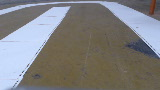
#> input picture self_driving/data_manipulation/data_test/pictures_for_test/toy_data/0.png, 160 x 90 px
$ python -i image_manipulation.py   (imports and definitions only)
#> lines starting #> are read from the running program, lines starting #| are printed output that depends on the picture; after the words box and inside, x2 and y2 are one past the last pixel; in counts of white or black regions, pixels touching at a corner belong together
#> further down, picture is the input picture: shape (90, 160, 3); mean B, G, R 127.8, 127.1, 127.4
'''
Useful functions for data augmentation of images
'''

import cv2
import numpy as np
from PIL import Image


def grayscale_image(input_image):
    """
    Convert input_image to grayscale

    :param input_image: image
    :type input_image: numpy.ndarray
    :return: image in grayscale
    :rtype: numpy.ndarray
    """
    return cv2.cvtColor(input_image, cv2.COLOR_BGR2GRAY)
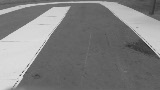
#> returned value: shape (90, 160); min 45, max 223, mean 127.3


def binarize_image(input_image, threshold_value=177):
    """
    Convert input_image to binary representation

    :param input_image: image
    :type input_image: numpy.ndarray
    :param threshold_value: value to be used as a
                          threshold
    :type threshold_value: int
    :return: image in binary form
    :rtype: numpy.ndarray
    """
    gray_image = grayscale_image(input_image)
    bin_image = cv2.GaussianBlur(gray_image, (5, 5), 0)
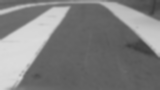
#> bin_image: shape (90, 160); min 62, max 219, mean 127.3
    _, bin_image = cv2.threshold(bin_image,
                                 threshold_value,
                                 255,
                                 cv2.THRESH_BINARY + cv2.THRESH_OTSU)
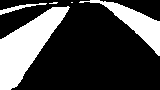
#> bin_image: shape (90, 160); 27.6% white; 5 white regions (2 under 20 px), largest, box (x1, y1, x2, y2) and area: (0, 6, 70, 90) 2624, (79, 0, 160, 56) 1185, (0, 3, 47, 15) 149
    return bin_image


# [69 lines left out: functions green_channel, top_bottom_cut, random_shadow, gaussian_blur, not called in this run]

>>> import cv2
>>> picture = cv2.imread('../data_manipulation/data_test/pictures_for_test/toy_data/0.png')
>>> result = binarize_image(picture)

$ run again, on self_driving/data_manipulation/data_test/pictures_for_test/toy_data/1.png
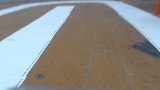
#> input picture self_driving/data_manipulation/data_test/pictures_for_test/toy_data/1.png, 160 x 90 px
#> picture is the input picture: shape (90, 160, 3); mean B, G, R 136.6, 140.2, 140.5
#> in grayscale_image, `return cv2.cvtColor(input_image, cv2.COLOR_BGR2GRAY)`:
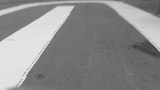
#> returned value: shape (90, 160); min 58, max 234, mean 139.9
#> in binarize_image, `_, bin_image = cv2.threshold(bin_image, threshold_value, 255, cv2.THRE..`:
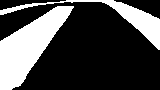
#> bin_image: shape (90, 160); 28.6% white; 2 white regions, box (x1, y1, x2, y2) and area: (0, 6, 74, 90) 2828, (0, 0, 160, 50) 1291

$ run again, on self_driving/data_manipulation/data_test/pictures_for_test/toy_data/10.png
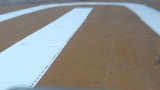
#> input picture self_driving/data_manipulation/data_test/pictures_for_test/toy_data/10.png, 160 x 90 px
#> picture is the input picture: shape (90, 160, 3); mean B, G, R 140.8, 143.6, 142.6
#> in grayscale_image, `return cv2.cvtColor(input_image, cv2.COLOR_BGR2GRAY)`:
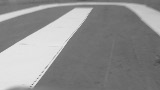
#> returned value: shape (90, 160); min 71, max 233, mean 143
#> in binarize_image, `_, bin_image = cv2.threshold(bin_image, threshold_value, 255, cv2.THRE..`:
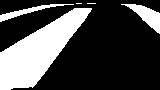
#> bin_image: shape (90, 160); 29% white; 5 white regions (2 under 20 px), largest, box (x1, y1, x2, y2) and area: (0, 8, 92, 90) 3414, (121, 4, 160, 34) 442, (0, 4, 74, 22) 299
